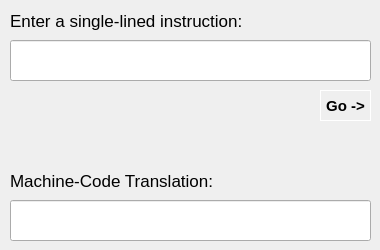
      <widget class="QWidget" name="translator">
       <widget class="QLineEdit" name="inputline">
        <property name="geometry">
         <rect>
          <x>10</x>
          <y>40</y>
          <width>361</width>
          <height>41</height>
         </rect>
        </property>
        <property name="font">
         <font>
          <pointsize>13</pointsize>
         </font>
        </property>
        <property name="text">
         <string/>
        </property>
       </widget>
       <widget class="QLabel" name="inputprompt">
        <property name="geometry">
         <rect>
          <x>10</x>
          <y>0</y>
          <width>241</width>
          <height>41</height>
         </rect>
        </property>
        <property name="font">
         <font>
          <pointsize>13</pointsize>
         </font>
        </property>
        <property name="text">
         <string>Enter a single-lined instruction:</string>
        </property>
       </widget>
       <widget class="QLineEdit" name="outputline">
        <property name="geometry">
         <rect>
          <x>10</x>
          <y>200</y>
          <width>361</width>
          <height>41</height>
         </rect>
        </property>
        <property name="font">
         <font>
          <pointsize>13</pointsize>
          <bold>true</bold>
         </font>
        </property>
        <property name="styleSheet">
         <string notr="true">color: rgb(223, 189, 54);</string>
        </property>
        <property name="text">
         <string/>
        </property>
        <property name="readOnly">
         <bool>true</bool>
        </property>
        <property name="clearButtonEnabled">
         <bool>false</bool>
        </property>
       </widget>
       <widget class="QLabel" name="outputprompt">
        <property name="geometry">
         <rect>
          <x>10</x>
          <y>160</y>
          <width>241</width>
          <height>41</height>
         </rect>
        </property>
        <property name="font">
         <font>
          <pointsize>13</pointsize>
         </font>
        </property>
        <property name="text">
         <string>Machine-Code Translation:</string>
        </property>
       </widget>
       <widget class="QPushButton" name="go">
        <property name="geometry">
         <rect>
          <x>320</x>
          <y>90</y>
          <width>51</width>
          <height>31</height>
         </rect>
        </property>
        <property name="font">
         <font>
          <pointsize>11</pointsize>
          <bold>true</bold>
         </font>
        </property>
        <property name="styleSheet">
         <string notr="true">
border: 1px solid white;</string>
        </property>
        <property name="text">
         <string>Go -&gt;</string>
        </property>
       </widget>
       <zorder>outputprompt</zorder>
       <zorder>inputprompt</zorder>
       <zorder>inputline</zorder>
       <zorder>outputline</zorder>
       <zorder>go</zorder>
      </widget>
